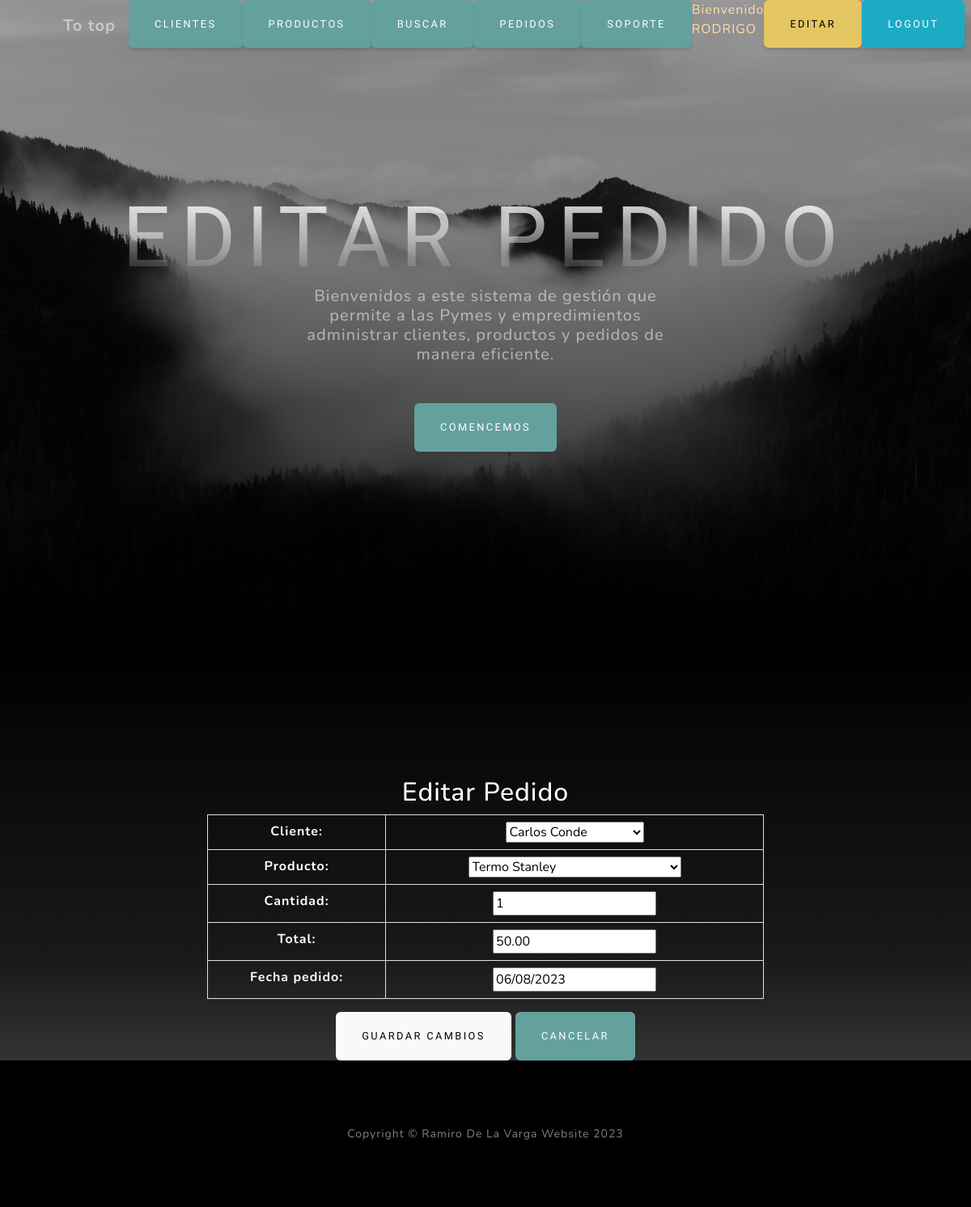
The page /app/editar_pedido/3/ (signed in) on the database its author committed.
### app/models.py (models this page shows, shortened)
class Pedido(models.Model):
    cliente = models.ForeignKey(Cliente, on_delete=models.CASCADE)
    producto = models.ForeignKey(Producto, on_delete=models.CASCADE)
    cantidad = models.IntegerField()
    total = models.DecimalField(max_digits=10, decimal_places=2)
    fecha_pedido = models.DateField(default=date(2023, 1, 1))

### app/views.py (the view)
# urls.py: path('editar_pedido/<int:pedido_id>/', views.editar_pedido, name='editar_pedido'),
@login_required
def editar_pedido(request, pedido_id):
    pedido = get_object_or_404(Pedido, pk=pedido_id)
    if request.method == 'POST':
        form = PedidoForm(request.POST, instance=pedido)
        if form.is_valid():
            form.save()
            return redirect('lista_pedidos')
    else:
        form = PedidoForm(instance=pedido)
    return render(request, 'app/editar_pedido.html', {'form': form})

### app/forms.py
class PedidoForm(forms.ModelForm):
    class Meta:
        model = Pedido
        fields = '__all__'

### app/models.py (called while the page is built)
    def __str__(self):
        return self.nombre

    def __str__(self):
        return self.nombre

### app/templates/app/editar_pedido.html (shortened to what this page needs)
{% extends 'app/index.html' %}
{% load static %}
{% block cabecera %}
    Editar Pedido
{% endblock cabecera %}
{% block contenido %}
<section class="about-section text-center" id="about">
    <div class="container px-4 px-lg-5">
        <div class="row justify-content-center align-items-center">
            <div class="col-lg-8">
                <h2 class="text-white">Editar Pedido</h2>
                <form method="post">
                    <div class="table-responsive">
                        <table class="table table-bordered text-white">
                            {% for field in form %}
                                <tr>
                                    <th>{{ field.label_tag }}</th>
                                    <td>{{ field }}</td>
                                </tr>
                            {% endfor %}
                        </table>
                    </div>
                    <div class="text-center">
                        <button type="submit" class="btn btn-light">Guardar Cambios</button>
                        <a href="{% url 'lista_pedidos' %}" class="btn btn-primary">Cancelar</a>
                    </div>
                </form>
            </div>
        </div>
    </div>
</section>
{% endblock contenido %}

### app/templates/app/index.html (shortened to what this page needs)
<!DOCTYPE html>
<html lang="en">
    <head>
        {% load static %}
        <link rel="stylesheet" href="https://use.fontawesome.com/releases/v6.3.0/css/all.css">
        <link href="{% static 'app/css/styles.css' %}" rel="stylesheet" />
    </head>
    <body id="page-top">
        <nav class="navbar navbar-expand-lg navbar-light fixed-top" id="mainNav">
            <div class="container px-4 px-lg-5">
                <a class="navbar-brand" href="#page-top">To top</a>
                <div class="collapse navbar-collapse" id="navbarResponsive">
                    <ul class="navbar-nav ms-auto">
                        {% if user.is_authenticated  %}
                        <li class="nav-item"><a class="btn btn-primary" href="{% url 'clientes' %}">Clientes</a></li>
                        <li class="nav-item"><a class="btn btn-primary" href="{% url 'producto' %}">Productos</a></li>
                        <li class="nav-item"><a class="btn btn-primary" href="{% url 'buscar' %}">Buscar</a></li>
                        <li class="nav-item"><a class="btn btn-primary" href="{% url 'pedido' %}">Pedidos</a></li>
                        <li class="nav-item"><a class="btn btn-primary" href="{% url 'admin:index' %}">Soporte</a></li>
                        <p style="color:navajowhite">Bienvenido {{ user.username|upper }}</p>
                        <li class="nav-item"><a class="btn btn-warning" href="{% url 'Editar_perfil' %}">Editar</a></li>
                        <li class="nav-item"><a class="btn btn-info" href="{% url 'logout' %}">Logout</a></li>
                        {% else %}
                        <li class="nav-item"><a class="btn btn-primary" href="{% url 'sobremi' %}">Sobre mi</a></li>
                        <li class="nav-item"><a class="btn btn-info" href="{% url 'login' %}">Login</a></li>
                        {% endif %}
                    </ul>
                </div>
            </div>
        </nav>
        <header class="masthead">
            <div class="container px-4 px-lg-5 d-flex h-100 align-items-center justify-content-center">
                <div class="d-flex justify-content-center">
                    <div class="text-center">
                        <h1 class="mx-auto my-0 text-uppercase">
                            {% block cabecera %}{% endblock cabecera %}
                        </h1>
                        <h2 class="text-white-50 mx-auto mt-2 mb-5">
                            {% block cabecera2 %}
                            Bienvenidos a este sistema de gestión que permite a las Pymes y empredimientos administrar clientes, productos y pedidos de manera eficiente.
                            {% endblock cabecera2 %}
                        </h2>
                        <a class="btn btn-primary" href="{% url 'login' %}">Comencemos</a>
                    </div>
                </div>
            </div>
        </header>
        {% block contenido %}
        {% endblock contenido %}
        <footer class="footer bg-black small text-center text-white-50"><div class="container px-4 px-lg-5">Copyright &copy; Ramiro De La Varga Website 2023</div></footer>
    </body>
</html>

### rows shown on the page
Pedido: form "Carlos Conde" "Termo Stanley" "1" "50.00" "06/08/2023"

### other values the page prints
{{ user.username|upper }} "RODRIGO"
{{ field.label_tag }} "Cliente:" "Producto:" "Cantidad:" "Total:" "Fecha pedido:"
